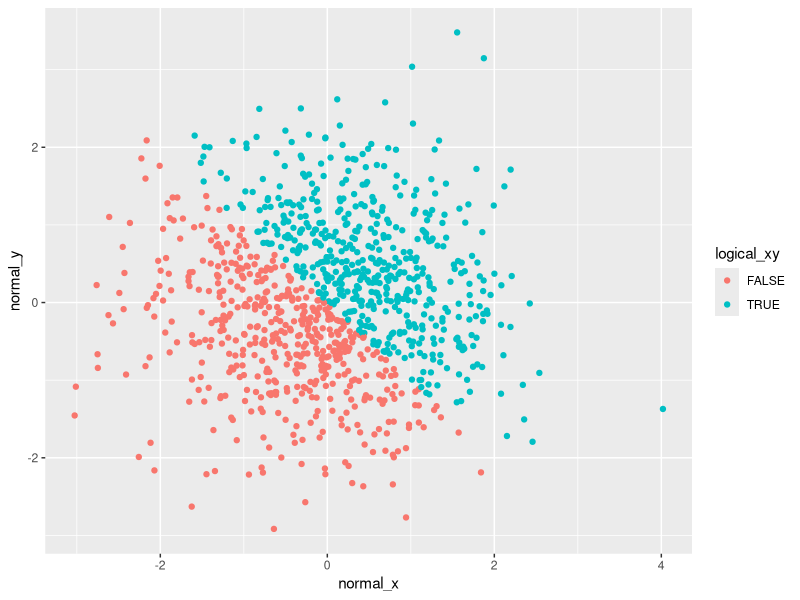
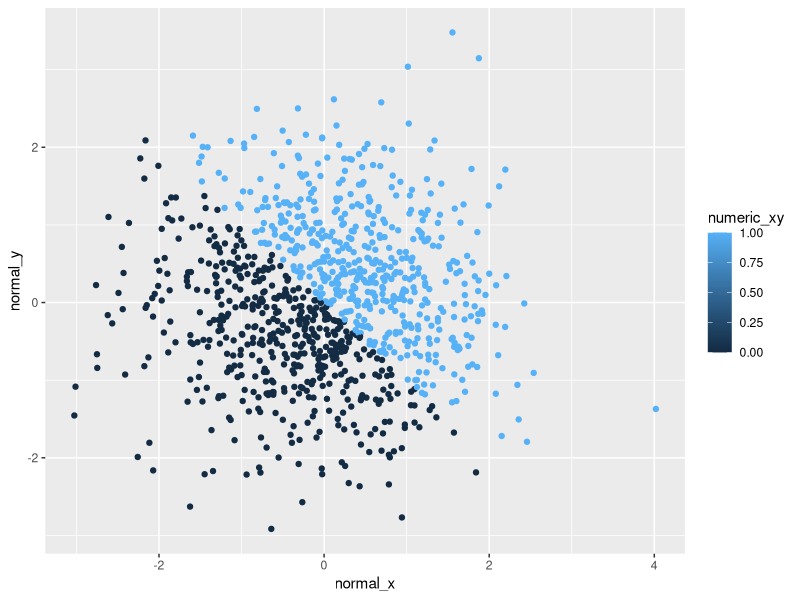
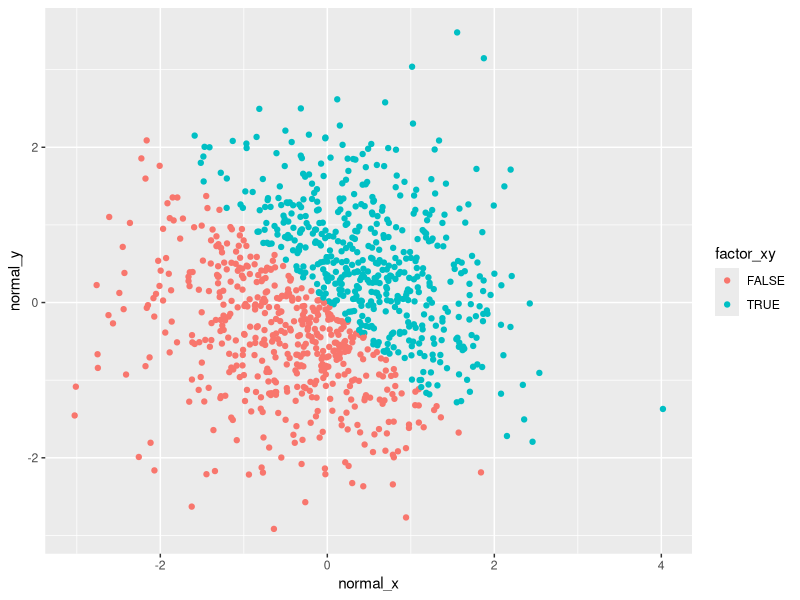
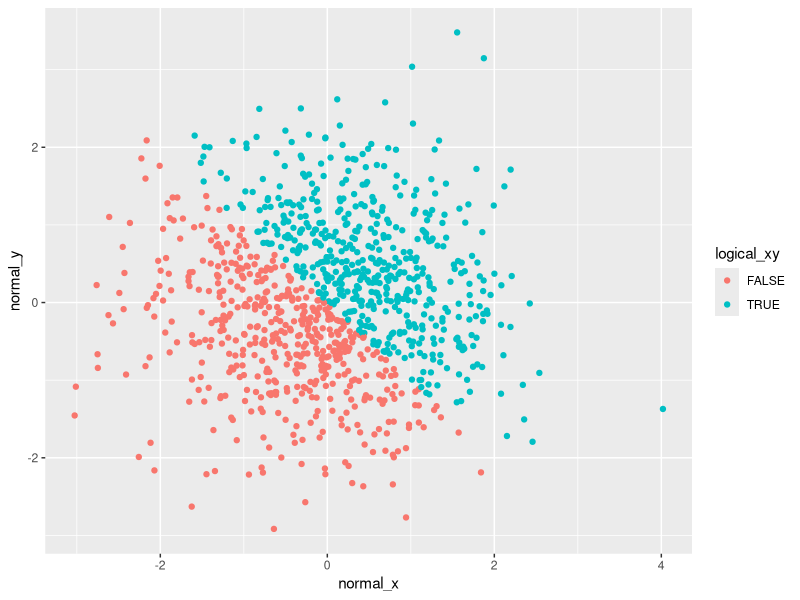

Recreate these plots in R, in order.
## ---- chunk 1
library(tidyverse)
library(ggplot2)
## ---- chunk 2

set.seed(1234)
samp = runif(10, min = 0, max = 5)

df_uniform = tibble(
  vec_numeric = samp,
  vec_logical = samp > 2,
  vec_char = c("This", "Is", "A", "Character", "Vector", "For", "Homework", "One", "Data", "Science"),
  vec_factor = factor(c("male", "male", "female", "female", "male", "male", "female", "female", "male", "male"))
)
## ---- chunk 3

mean(df_uniform$vec_numeric)
mean(df_uniform$vec_logical)
mean(df_uniform$vec_char)
mean(df_uniform$vec_factor)
## ---- chunk 4
#character to factor to numeric

as.numeric(as.factor(df_uniform$vec_char))

#factor to character to numeric
as.numeric(as.character(df_uniform$vec_factor))
## ---- chunk 5

set.seed(4321)
x_1000 = rnorm(1000)
y_1000 = rnorm(1000)

df_normal = tibble(
  normal_x = x_1000,
  normal_y = y_1000,
  logical_xy = normal_x + normal_y > 0,
  numeric_xy = as.numeric(logical_xy),
  factor_xy = as.factor(logical_xy)
)
## ---- chunk 6

logical_scatterplot = ggplot(df_normal, aes(x = normal_x, y = normal_y, colour = logical_xy))  + geom_point()

logical_scatterplot

ggsave("logical_scatterplot.pdf", height = 4, width = 6)
## ---- chunk 7

numeric_scatterplot = ggplot(df_normal, aes(x = normal_x, y = normal_y, colour = numeric_xy))  + geom_point()

numeric_scatterplot

## ---- chunk 8

factor_scatterplot = ggplot(df_normal, aes(x = normal_x, y = normal_y, colour = factor_xy))  + geom_point()

factor_scatterplot

